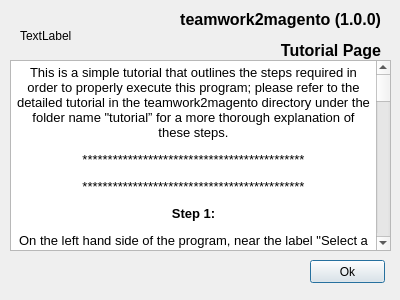
<?xml version="1.0" encoding="UTF-8"?>
<ui version="4.0">
 <class>Dialog</class>
 <widget class="QDialog" name="Dialog">
  <property name="geometry">
   <rect>
    <x>0</x>
    <y>0</y>
    <width>400</width>
    <height>300</height>
   </rect>
  </property>
  <property name="windowTitle">
   <string>Dialog</string>
  </property>
  <widget class="QPushButton" name="ok_pushButton">
   <property name="geometry">
    <rect>
     <x>310</x>
     <y>260</y>
     <width>75</width>
     <height>23</height>
    </rect>
   </property>
   <property name="text">
    <string>Ok</string>
   </property>
  </widget>
  <widget class="QTextEdit" name="tutorial_textEdit">
   <property name="geometry">
    <rect>
     <x>10</x>
     <y>60</y>
     <width>381</width>
     <height>191</height>
    </rect>
   </property>
   <property name="html">
    <string>&lt;!DOCTYPE HTML PUBLIC &quot;-//W3C//DTD HTML 4.0//EN&quot; &quot;http://www.w3.org/TR/REC-html40/strict.dtd&quot;&gt;
&lt;html&gt;&lt;head&gt;&lt;meta name=&quot;qrichtext&quot; content=&quot;1&quot; /&gt;&lt;style type=&quot;text/css&quot;&gt;
p, li { white-space: pre-wrap; }
&lt;/style&gt;&lt;/head&gt;&lt;body style=&quot; font-family:'MS Shell Dlg 2'; font-size:8.25pt; font-weight:400; font-style:normal;&quot;&gt;
&lt;p align=&quot;center&quot; style=&quot; margin-top:12px; margin-bottom:12px; margin-left:0px; margin-right:0px; -qt-block-indent:0; text-indent:0px;&quot;&gt;&lt;span style=&quot; font-size:10pt;&quot;&gt;This is a simple tutorial that outlines the steps required in order to properly execute this program; please refer to the detailed tutorial in the teamwork2magento directory under the folder name &amp;quot;tutorial” for a more thorough explanation of these steps.&lt;/span&gt;&lt;/p&gt;
&lt;p align=&quot;center&quot; style=&quot; margin-top:12px; margin-bottom:12px; margin-left:0px; margin-right:0px; -qt-block-indent:0; text-indent:0px;&quot;&gt;&lt;span style=&quot; font-size:10pt;&quot;&gt;********************************************&lt;/span&gt;&lt;/p&gt;
&lt;p align=&quot;center&quot; style=&quot; margin-top:12px; margin-bottom:12px; margin-left:0px; margin-right:0px; -qt-block-indent:0; text-indent:0px;&quot;&gt;&lt;span style=&quot; font-size:10pt;&quot;&gt;********************************************&lt;/span&gt;&lt;/p&gt;
&lt;p align=&quot;center&quot; style=&quot; margin-top:12px; margin-bottom:12px; margin-left:0px; margin-right:0px; -qt-block-indent:0; text-indent:0px;&quot;&gt;&lt;span style=&quot; font-size:10pt; font-weight:600;&quot;&gt;Step 1:&lt;/span&gt;&lt;/p&gt;
&lt;p align=&quot;center&quot; style=&quot; margin-top:12px; margin-bottom:12px; margin-left:0px; margin-right:0px; -qt-block-indent:0; text-indent:0px;&quot;&gt;&lt;span style=&quot; font-size:10pt;&quot;&gt;On the left hand side of the program, near the label &amp;quot;Select a Teamwork export file (must be in .csv format),&amp;quot; press &amp;quot;Browse...&amp;quot; in order to search your computer's file directory for the Teamwork export file you wish to format into a Magento import file. This feature will only allow you to select files with the (*.csv) extension. If you accidentally selected the wrong file, or if you wish to choose a different Teamwork export file, simply press &amp;quot;Browse...&amp;quot; again and choose the desired CSV file. &lt;/span&gt;&lt;/p&gt;
&lt;p align=&quot;center&quot; style=&quot;-qt-paragraph-type:empty; margin-top:12px; margin-bottom:12px; margin-left:0px; margin-right:0px; -qt-block-indent:0; text-indent:0px; font-size:10pt;&quot;&gt;&lt;br /&gt;&lt;/p&gt;
&lt;p align=&quot;center&quot; style=&quot; margin-top:12px; margin-bottom:12px; margin-left:0px; margin-right:0px; -qt-block-indent:0; text-indent:0px;&quot;&gt;&lt;span style=&quot; font-size:10pt; font-weight:600;&quot;&gt;Step 2:&lt;/span&gt;&lt;/p&gt;
&lt;p align=&quot;center&quot; style=&quot; margin-top:12px; margin-bottom:12px; margin-left:0px; margin-right:0px; -qt-block-indent:0; text-indent:0px;&quot;&gt;&lt;span style=&quot; font-size:10pt;&quot;&gt;Once the Teamwork export file is successfully selected, a preview of the file you selected will appear in the window below. When you are ready to proceed and edit the export file, press &amp;quot;Upload Data&amp;quot; below the file preview window. Once this upload is complete, a window will appear and notify you if the upload was successful or not.&lt;/span&gt;&lt;/p&gt;
&lt;p align=&quot;center&quot; style=&quot; margin-top:12px; margin-bottom:12px; margin-left:0px; margin-right:0px; -qt-block-indent:0; text-indent:0px;&quot;&gt;&lt;span style=&quot; font-size:10pt; font-weight:600; text-decoration: underline;&quot;&gt;Note:&lt;/span&gt;&lt;span style=&quot; font-size:10pt;&quot;&gt; This program will fail to execute properly if you attempt to upload a file that is not a Teamwork product export file. As of version 1.0.0, there is no error checking to ensure that the user has selected a Teamwork export file. This functionality will be added in subsequent versions.&lt;/span&gt;&lt;/p&gt;
&lt;p align=&quot;center&quot; style=&quot;-qt-paragraph-type:empty; margin-top:12px; margin-bottom:12px; margin-left:0px; margin-right:0px; -qt-block-indent:0; text-indent:0px; font-size:10pt;&quot;&gt;&lt;br /&gt;&lt;/p&gt;
&lt;p align=&quot;center&quot; style=&quot; margin-top:12px; margin-bottom:12px; margin-left:0px; margin-right:0px; -qt-block-indent:0; text-indent:0px;&quot;&gt;&lt;span style=&quot; font-size:10pt; font-weight:600;&quot;&gt;Step 3:&lt;/span&gt;&lt;/p&gt;
&lt;p align=&quot;center&quot; style=&quot; margin-top:12px; margin-bottom:12px; margin-left:0px; margin-right:0px; -qt-block-indent:0; text-indent:0px;&quot;&gt;&lt;span style=&quot; font-size:10pt;&quot;&gt;Once the upload was successful, the drop down menu and the fields below will become populated with values. By default, the &amp;quot;name&amp;quot;, &amp;quot;description&amp;quot;, and &amp;quot;short description&amp;quot; fields will all contain the same information.&lt;/span&gt;&lt;/p&gt;
&lt;p align=&quot;center&quot; style=&quot; margin-top:12px; margin-bottom:12px; margin-left:0px; margin-right:0px; -qt-block-indent:0; text-indent:0px;&quot;&gt;&lt;span style=&quot; font-size:10pt;&quot;&gt;The drop down menu, labeled &amp;quot;current item&amp;quot;, will list each item by their corresponding gg-sku value. Once you select the gg-sku of the item you wish to edit, you can enter information into the fields below and save your changes with the &amp;quot;Update Info&amp;quot; button. Make sure to hit the &amp;quot;Update Info&amp;quot; button before selecting another item by gg-sku to edit, otherwise your changes will be lost. Once you are finished editing each item, you can proceed to the next step.&lt;/span&gt;&lt;/p&gt;
&lt;p align=&quot;center&quot; style=&quot;-qt-paragraph-type:empty; margin-top:12px; margin-bottom:12px; margin-left:0px; margin-right:0px; -qt-block-indent:0; text-indent:0px; font-size:10pt;&quot;&gt;&lt;br /&gt;&lt;/p&gt;
&lt;p align=&quot;center&quot; style=&quot; margin-top:12px; margin-bottom:12px; margin-left:0px; margin-right:0px; -qt-block-indent:0; text-indent:0px;&quot;&gt;&lt;span style=&quot; font-size:10pt; font-weight:600;&quot;&gt;Step 4:&lt;/span&gt;&lt;/p&gt;
&lt;p align=&quot;center&quot; style=&quot; margin-top:12px; margin-bottom:12px; margin-left:0px; margin-right:0px; -qt-block-indent:0; text-indent:0px;&quot;&gt;&lt;span style=&quot; font-size:10pt;&quot;&gt;After editing, pressing the &amp;quot;Generate Preview&amp;quot; button will display a preview of the edited data in the model field above. Subsequently, after ensuring that your export file is correctly edited through the preview, you can select a file to write the correctly formatted data to via the &amp;quot;Browse...&amp;quot; button, near the &amp;quot;Save file as (at the specified location)&amp;quot; label, on the top right of the program. The field to the left of this button will display the full path of the selected file.&lt;/span&gt;&lt;/p&gt;
&lt;p align=&quot;center&quot; style=&quot;-qt-paragraph-type:empty; margin-top:12px; margin-bottom:12px; margin-left:0px; margin-right:0px; -qt-block-indent:0; text-indent:0px; font-size:10pt;&quot;&gt;&lt;br /&gt;&lt;/p&gt;
&lt;p align=&quot;center&quot; style=&quot; margin-top:12px; margin-bottom:12px; margin-left:0px; margin-right:0px; -qt-block-indent:0; text-indent:0px;&quot;&gt;&lt;span style=&quot; font-size:10pt; font-weight:600;&quot;&gt;Step 5:&lt;/span&gt;&lt;/p&gt;
&lt;p align=&quot;center&quot; style=&quot; margin-top:12px; margin-bottom:12px; margin-left:0px; margin-right:0px; -qt-block-indent:0; text-indent:0px;&quot;&gt;&lt;span style=&quot; font-size:10pt;&quot;&gt;Once a valid file is specified, the &amp;quot;Generate CSV&amp;quot; button will become enabled, and upon pressing it, the program will write the correctly formatted data to the save file that was specified above. If an invalid path is specified, or if the file you are attempting to save the information to is currently opened by another program, an error message will appear prompting you to select another path or to close any other program that opened the same file you are attempting to write to.&lt;/span&gt;&lt;/p&gt;
&lt;p align=&quot;center&quot; style=&quot; margin-top:12px; margin-bottom:12px; margin-left:0px; margin-right:0px; -qt-block-indent:0; text-indent:0px;&quot;&gt;&lt;span style=&quot; font-size:10pt;&quot;&gt;********************************************&lt;/span&gt;&lt;/p&gt;
&lt;p align=&quot;center&quot; style=&quot; margin-top:12px; margin-bottom:12px; margin-left:0px; margin-right:0px; -qt-block-indent:0; text-indent:0px;&quot;&gt;&lt;span style=&quot; font-size:10pt;&quot;&gt;********************************************&lt;/span&gt;&lt;/p&gt;
&lt;p align=&quot;center&quot; style=&quot; margin-top:12px; margin-bottom:12px; margin-left:0px; margin-right:0px; -qt-block-indent:0; text-indent:0px;&quot;&gt;&lt;span style=&quot; font-size:10pt;&quot;&gt;Upon completion of these steps, you should have a perfectly formatted *.csv file that is ready to be imported into a Magento database! Please refer to the detailed tutorial file in the &amp;quot;tutorial&amp;quot; folder in the teamwork2magento directory if you experience any difficulty executing these steps. This file contains images that help guide you through the step by step process.&lt;/span&gt;&lt;/p&gt;&lt;/body&gt;&lt;/html&gt;</string>
   </property>
  </widget>
  <widget class="QLabel" name="image_label">
   <property name="geometry">
    <rect>
     <x>20</x>
     <y>10</y>
     <width>111</width>
     <height>51</height>
    </rect>
   </property>
   <property name="text">
    <string>TextLabel</string>
   </property>
  </widget>
  <widget class="QLabel" name="info_label">
   <property name="geometry">
    <rect>
     <x>120</x>
     <y>10</y>
     <width>261</width>
     <height>51</height>
    </rect>
   </property>
   <property name="text">
    <string>&lt;html&gt;&lt;head/&gt;&lt;body&gt;&lt;p align=&quot;right&quot;&gt;&lt;span style=&quot; font-size:12pt; font-weight:600;&quot;&gt;teamwork2magento (1.0.0)&lt;/span&gt;&lt;/p&gt;&lt;p align=&quot;right&quot;&gt;&lt;span style=&quot; font-size:12pt; font-weight:600;&quot;&gt;Tutorial Page&lt;/span&gt;&lt;/p&gt;&lt;/body&gt;&lt;/html&gt;</string>
   </property>
  </widget>
 </widget>
 <resources/>
 <connections/>
</ui>
